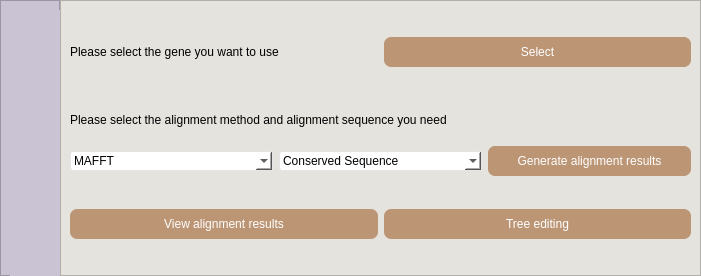
<?xml version="1.0" encoding="UTF-8"?>
<ui version="4.0">
 <class>Form</class>
 <widget class="QWidget" name="Form">
  <property name="geometry">
   <rect>
    <x>0</x>
    <y>0</y>
    <width>701</width>
    <height>276</height>
   </rect>
  </property>
  <property name="windowTitle">
   <string>ch_Tree</string>
  </property>
  <layout class="QHBoxLayout" name="horizontalLayout_3">
   <property name="spacing">
    <number>0</number>
   </property>
   <property name="leftMargin">
    <number>0</number>
   </property>
   <property name="topMargin">
    <number>0</number>
   </property>
   <property name="rightMargin">
    <number>0</number>
   </property>
   <property name="bottomMargin">
    <number>0</number>
   </property>
   <item>
    <widget class="QFrame" name="frame_2">
     <property name="minimumSize">
      <size>
       <width>60</width>
       <height>0</height>
      </size>
     </property>
     <property name="maximumSize">
      <size>
       <width>60</width>
       <height>16777215</height>
      </size>
     </property>
     <property name="styleSheet">
      <string notr="true">QFrame{
	background-color: rgb(202, 195, 212);
}</string>
     </property>
     <property name="frameShape">
      <enum>QFrame::StyledPanel</enum>
     </property>
     <property name="frameShadow">
      <enum>QFrame::Raised</enum>
     </property>
     <widget class="QLabel" name="label">
      <property name="geometry">
       <rect>
        <x>10</x>
        <y>10</y>
        <width>60</width>
        <height>661</height>
       </rect>
      </property>
      <property name="styleSheet">
       <string notr="true">QLabel{
	color: rgb(229,227,221);
	line-height:10px;
	font: 22pt &quot;Cascadia Mono&quot;;
}
</string>
      </property>
      <property name="text">
       <string/>
      </property>
     </widget>
    </widget>
   </item>
   <item>
    <widget class="QFrame" name="frame">
     <property name="styleSheet">
      <string notr="true">background-color: rgb(229, 227, 221);</string>
     </property>
     <property name="frameShape">
      <enum>QFrame::StyledPanel</enum>
     </property>
     <property name="frameShadow">
      <enum>QFrame::Raised</enum>
     </property>
     <layout class="QVBoxLayout" name="verticalLayout_2">
      <item>
       <layout class="QHBoxLayout" name="horizontalLayout">
        <item>
         <widget class="QLabel" name="label_3">
          <property name="maximumSize">
           <size>
            <width>16777215</width>
            <height>40</height>
           </size>
          </property>
          <property name="text">
           <string>Please select the gene you want to use</string>
          </property>
         </widget>
        </item>
        <item>
         <widget class="QPushButton" name="select">
          <property name="minimumSize">
           <size>
            <width>60</width>
            <height>30</height>
           </size>
          </property>
          <property name="styleSheet">
           <string notr="true">QPushButton{
background-color: rgb(188, 149, 117);
border:none;
border-radius:7px;
color:white}
QPushButton::hover {
    background-color: rgb(226, 179, 141);
}

QPushButton::pressed {
    background-color: rgb(158, 125, 99);
}</string>
          </property>
          <property name="text">
           <string>Select</string>
          </property>
         </widget>
        </item>
       </layout>
      </item>
      <item>
       <layout class="QVBoxLayout" name="verticalLayout">
        <item>
         <widget class="QLabel" name="label_2">
          <property name="maximumSize">
           <size>
            <width>16777215</width>
            <height>40</height>
           </size>
          </property>
          <property name="text">
           <string>Please select the alignment method and alignment sequence you need</string>
          </property>
         </widget>
        </item>
        <item>
         <layout class="QHBoxLayout" name="horizontalLayout_4">
          <item>
           <widget class="QComboBox" name="pairWay">
            <property name="styleSheet">
             <string notr="true">QComboBox {
    border-radius: 3px;
    padding: 1px 18px 1px 3px;
    background: transparent; 
    border: 1px solid gray; 
	border-color: #E5E5E5;
	background-color: #FFFFFF;
}
</string>
            </property>
            <item>
             <property name="text">
              <string>MAFFT</string>
             </property>
            </item>
            <item>
             <property name="text">
              <string>ClustalW</string>
             </property>
            </item>
            <item>
             <property name="text">
              <string>Muscle</string>
             </property>
            </item>
           </widget>
          </item>
          <item>
           <widget class="QComboBox" name="pairWork">
            <property name="styleSheet">
             <string notr="true">QComboBox {
    border-radius: 3px;
    padding: 1px 18px 1px 3px;
    background: transparent; 
    border: 1px solid gray; 
	border-color: #E5E5E5;
	background-color: #FFFFFF;
}
</string>
            </property>
            <item>
             <property name="text">
              <string>Conserved Sequence</string>
             </property>
            </item>
            <item>
             <property name="text">
              <string>Complete genome</string>
             </property>
            </item>
           </widget>
          </item>
          <item>
           <widget class="QPushButton" name="pairRes">
            <property name="minimumSize">
             <size>
              <width>60</width>
              <height>30</height>
             </size>
            </property>
            <property name="styleSheet">
             <string notr="true">QPushButton{
background-color: rgb(188, 149, 117);
border:none;
border-radius:7px;
color:white}
QPushButton::hover {
    background-color: rgb(226, 179, 141);
}

QPushButton::pressed {
    background-color: rgb(158, 125, 99);
}</string>
            </property>
            <property name="text">
             <string>Generate alignment results</string>
            </property>
           </widget>
          </item>
         </layout>
        </item>
       </layout>
      </item>
      <item>
       <layout class="QHBoxLayout" name="horizontalLayout_2">
        <item>
         <widget class="QPushButton" name="seeAlignRes">
          <property name="minimumSize">
           <size>
            <width>60</width>
            <height>30</height>
           </size>
          </property>
          <property name="styleSheet">
           <string notr="true">QPushButton{
background-color: rgb(188, 149, 117);
border:none;
border-radius:7px;
color:white}
QPushButton::hover {
    background-color: rgb(226, 179, 141);
}

QPushButton::pressed {
    background-color: rgb(158, 125, 99);
}</string>
          </property>
          <property name="text">
           <string>View alignment results</string>
          </property>
         </widget>
        </item>
        <item>
         <widget class="QPushButton" name="editTree">
          <property name="minimumSize">
           <size>
            <width>60</width>
            <height>30</height>
           </size>
          </property>
          <property name="styleSheet">
           <string notr="true">QPushButton{
background-color: rgb(188, 149, 117);
border:none;
border-radius:7px;
color:white}
QPushButton::hover {
    background-color: rgb(226, 179, 141);
}

QPushButton::pressed {
    background-color: rgb(158, 125, 99);
}</string>
          </property>
          <property name="text">
           <string>Tree editing</string>
          </property>
         </widget>
        </item>
       </layout>
      </item>
     </layout>
    </widget>
   </item>
  </layout>
 </widget>
 <resources/>
 <connections/>
</ui>
